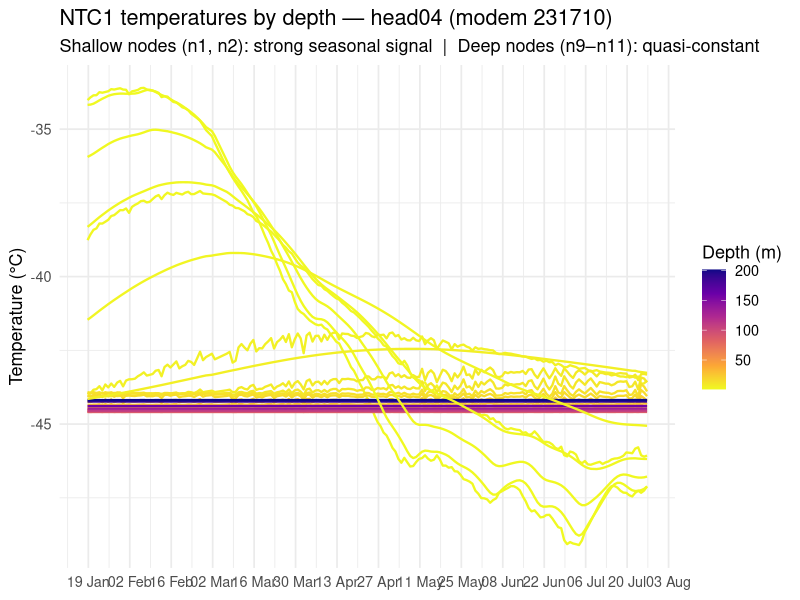
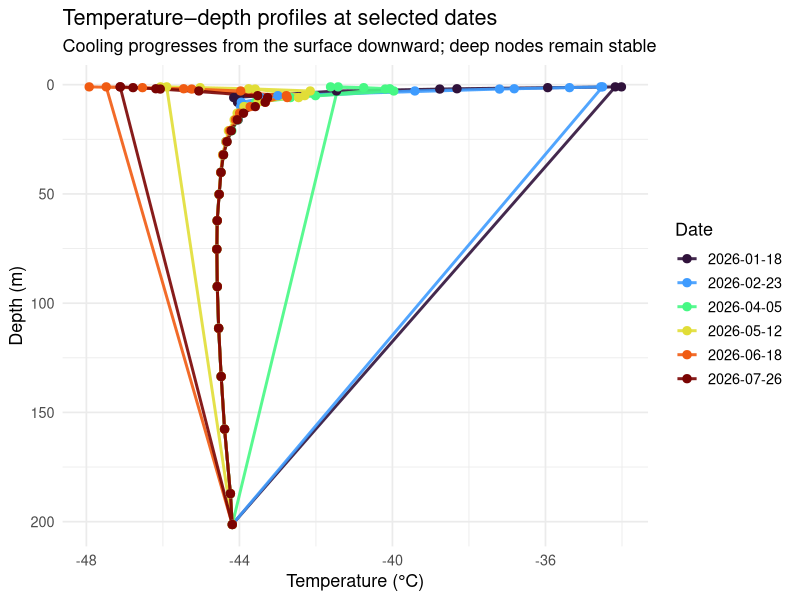
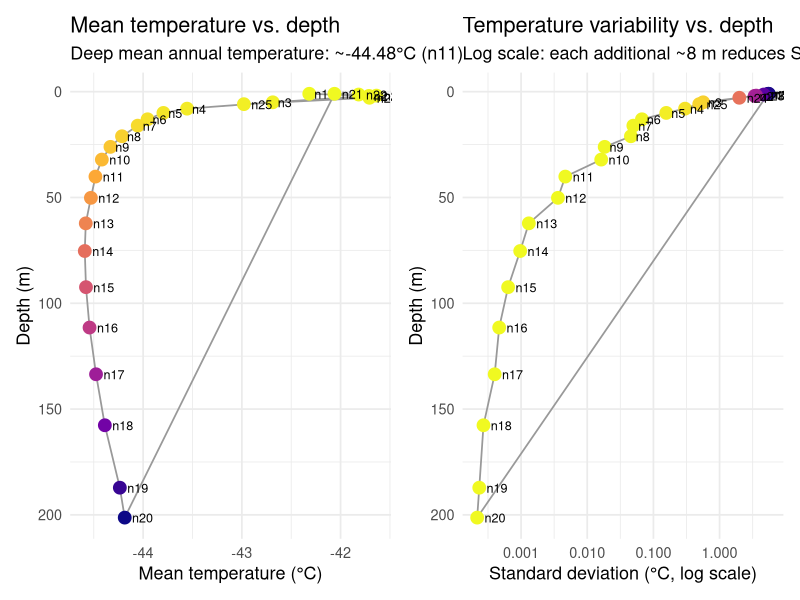
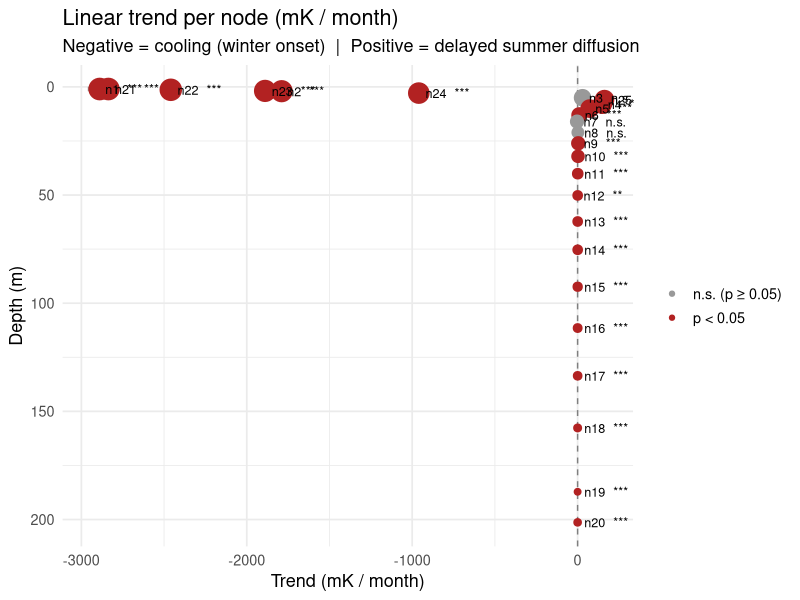
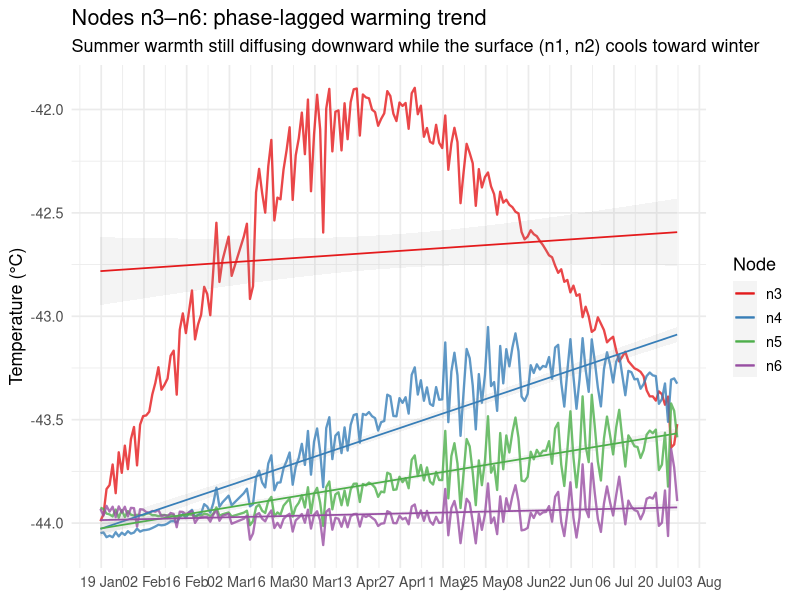
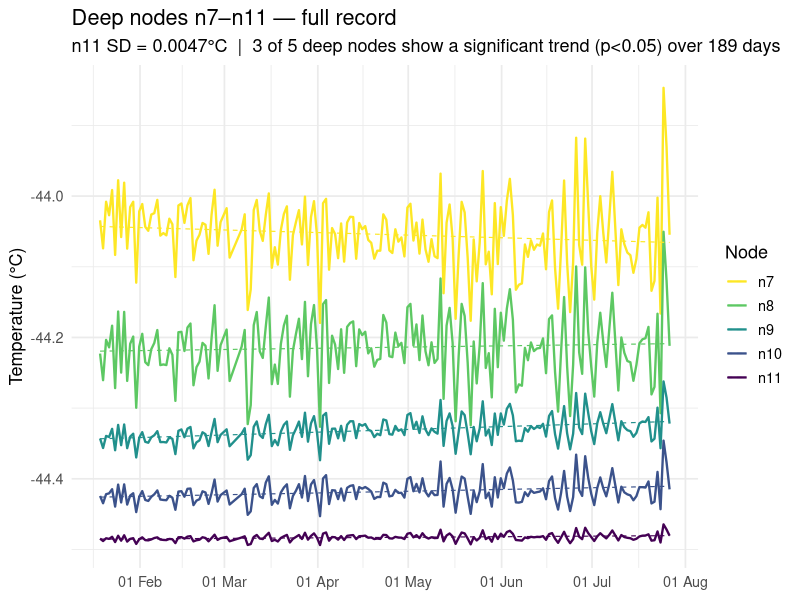
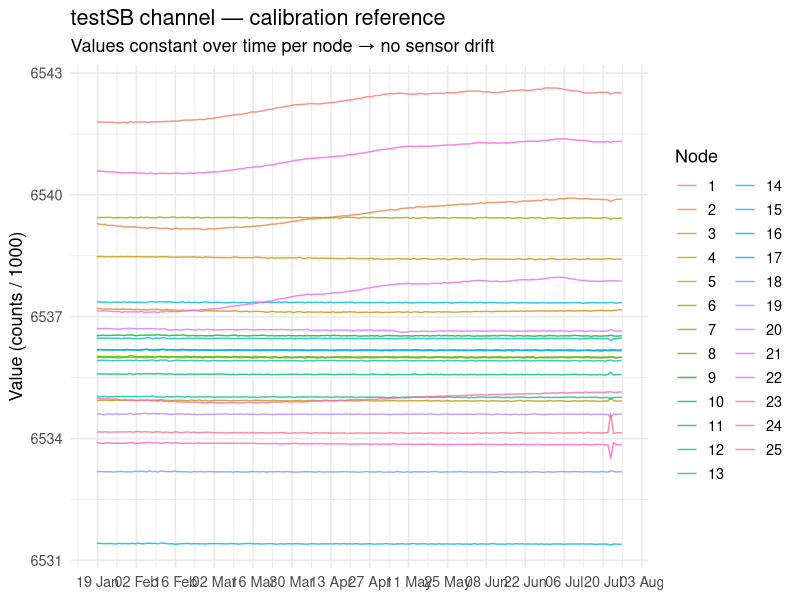

Reproduce these figures in R, in order.
## ---- chunk 1
library(readr)
library(dplyr)
library(tidyr)
library(ggplot2)
library(lubridate)
library(patchwork)

d <- read_csv("./data/decoded_head04_231710_combined.csv", show_col_types = FALSE) |>
  mutate(
    time_utc = as_datetime(time_utc),
    t_days   = as.numeric(difftime(time_utc, min(time_utc), units = "days"))
  )
## ---- chunk 2
# Real installation depths + node order from the 2023 lab calibration
# (data/head04_calibration.csv, built by build_head04_calibration.R).
# n1–n20 = borehole 1–201 m; n21–n25 = shallow 10 m-chain 1–6 m. The node order
# (kept from the deployment Excel sheet) is confirmed by the SD-vs-depth check:
# per-node SD falls monotonically with depth (Spearman ≈ −0.99).
node_depths <- read_csv("./data/head04_calibration.csv", show_col_types = FALSE) |>
  distinct(node, depth = depth_m) |> arrange(node)
knitr::kable(node_depths, col.names = c("Node", "Depth (m)"),
             caption = "Sensor depths (2023 deployment).")
## ---- chunk 3
ntc_long <- d |>
  select(time_utc, matches("^n[0-9]+\\.ntc1_temp_C$")) |>
  pivot_longer(-time_utc, names_to = "sensor", values_to = "temp_C") |>
  mutate(node = as.integer(sub("n(\\d+)\\..*", "\\1", sensor))) |>
  left_join(node_depths, by = "node")

ggplot(ntc_long, aes(time_utc, temp_C, colour = depth, group = node)) +
  geom_line(linewidth = 0.8) +
  scale_colour_viridis_c(option = "plasma", direction = -1, name = "Depth (m)") +
  scale_x_datetime(date_breaks = "2 weeks", date_labels = "%d %b") +
  labs(
    title    = "NTC1 temperatures by depth — head04 (modem 231710)",
    subtitle = "Shallow nodes (n1, n2): strong seasonal signal  |  Deep nodes (n9–n11): quasi-constant",
    x = NULL, y = "Temperature (°C)"
  ) +
  theme_minimal(base_size = 13)
## ---- chunk 4
profile_dates <- d |>
  pull(time_utc) |> as.Date() |> unique() |>
  (\(x) x[seq(1, length(x), length.out = 6)])() |>
  as.character()

profiles <- ntc_long |>
  mutate(date = as.character(as.Date(time_utc))) |>
  filter(date %in% profile_dates)

ggplot(profiles, aes(temp_C, depth, colour = date, group = date)) +
  geom_path(linewidth = 1, alpha = 0.9) +
  geom_point(size = 2.5) +
  scale_y_reverse(name = "Depth (m)") +
  scale_colour_viridis_d(option = "turbo", name = "Date") +
  labs(
    title    = "Temperature–depth profiles at selected dates",
    subtitle = "Cooling progresses from the surface downward; deep nodes remain stable",
    x = "Temperature (°C)"
  ) +
  theme_minimal(base_size = 13)
## ---- chunk 5
node_stats <- ntc_long |>
  group_by(node, depth) |>
  summarise(
    mean_T  = mean(temp_C, na.rm = TRUE),
    sd_T    = sd(temp_C,   na.rm = TRUE),
    range_T = max(temp_C, na.rm = TRUE) - min(temp_C, na.rm = TRUE),
    .groups = "drop"
  )

p_sd <- ggplot(node_stats, aes(sd_T, depth)) +
  geom_path(colour = "grey60", linewidth = 0.6) +
  geom_point(aes(colour = sd_T), size = 4) +
  geom_text(aes(label = paste0("n", node)), hjust = -0.35, size = 3.2) +
  scale_colour_viridis_c(option = "plasma", direction = -1, guide = "none") +
  scale_y_reverse(name = "Depth (m)") +
  scale_x_log10() +
  labs(title = "Temperature variability vs. depth",
       subtitle = "Log scale: each additional ~8 m reduces SD by ~50%",
       x = "Standard deviation (°C, log scale)") +
  theme_minimal(base_size = 13)

p_mean <- ggplot(node_stats, aes(mean_T, depth)) +
  geom_path(colour = "grey60", linewidth = 0.6) +
  geom_point(aes(colour = depth), size = 4, show.legend = FALSE) +
  scale_colour_viridis_c(option = "plasma", direction = -1) +
  geom_text(aes(label = paste0("n", node)), hjust = -0.35, size = 3.2) +
  scale_y_reverse(name = "Depth (m)") +
  labs(title = "Mean temperature vs. depth",
       subtitle = sprintf("Deep mean annual temperature: ~%.2f°C (n11)",
                          node_stats$mean_T[node_stats$node == 11]),
       x = "Mean temperature (°C)") +
  theme_minimal(base_size = 13)

p_mean | p_sd
## ---- chunk 6
node_stats |>
  mutate(across(where(is.numeric), \(x) round(x, 3))) |>
  knitr::kable(
    col.names = c("Node", "Depth (m)", "Mean T (°C)", "SD (°C)", "Range (°C)"),
    caption   = "Temperature statistics per node"
  )
## ---- chunk 7
ntc_cols <- grep("^n[0-9]+\\.ntc1_temp_C$", names(d), value = TRUE)

trends <- lapply(ntc_cols, function(col) {
  node <- as.integer(sub("n(\\d+)\\..*", "\\1", col))
  dat  <- data.frame(t = d$t_days, y = d[[col]]) |> na.omit()
  m    <- lm(y ~ t, data = dat)
  s    <- summary(m)
  tibble(node            = node,
         slope_mK_month  = coef(m)[2] * 30 * 1000,
         se_mK_month     = s$coefficients[2, 2] * 30 * 1000,
         pval            = s$coefficients[2, 4],
         mean_T          = mean(dat$y),
         sd_T            = sd(dat$y))
}) |>
  bind_rows() |>
  left_join(node_depths, by = "node") |>
  mutate(sig = pval < 0.05,
         sig_label = case_when(pval < 0.001 ~ "***",
                               pval < 0.01  ~ "**",
                               pval < 0.05  ~ "*",
                               TRUE         ~ "n.s."))

ggplot(trends, aes(slope_mK_month, depth)) +
  geom_vline(xintercept = 0, colour = "grey50", linetype = "dashed") +
  geom_errorbarh(aes(xmin = slope_mK_month - se_mK_month,
                     xmax = slope_mK_month + se_mK_month),
                 height = 2, colour = "grey60") +
  geom_point(aes(colour = sig, size = log10(abs(slope_mK_month) + 1))) +
  geom_text(aes(label = paste0("n", node, "  ", sig_label)),
            hjust = -0.15, size = 3.2) +
  scale_y_reverse(name = "Depth (m)") +
  scale_colour_manual(values = c("FALSE" = "grey60", "TRUE" = "firebrick"),
                      labels = c("n.s. (p ≥ 0.05)", "p < 0.05"), name = NULL) +
  scale_size_continuous(range = c(2, 7), guide = "none") +
  labs(
    title    = "Linear trend per node (mK / month)",
    subtitle = "Negative = cooling (winter onset)  |  Positive = delayed summer diffusion",
    x        = "Trend (mK / month)"
  ) +
  theme_minimal(base_size = 13)
## ---- chunk 8
trends |>
  mutate(across(c(slope_mK_month, se_mK_month, mean_T, sd_T), \(x) round(x, 2)),
         pval = formatC(pval, digits = 3, format = "g")) |>
  select(node, depth, mean_T, sd_T, slope_mK_month, se_mK_month, pval, sig_label) |>
  knitr::kable(
    col.names = c("Node", "Depth (m)", "Mean T", "SD", "Trend (mK/mon)", "SE", "p-value", ""),
    caption   = "Linear trend results. Positive trend in n4–n6 reflects phase-lagged downward diffusion of summer warmth."
  )
## ---- chunk 9
mid_cols <- grep("^n[3456]\\.ntc1_temp_C$", names(d), value = TRUE)
d_mid <- d |>
  select(time_utc, all_of(mid_cols)) |>
  pivot_longer(-time_utc, names_to = "sensor", values_to = "temp_C") |>
  mutate(node = as.integer(sub("n(\\d+)\\..*", "\\1", sensor))) |>
  left_join(node_depths, by = "node")

ggplot(d_mid, aes(time_utc, temp_C, colour = factor(node), group = node)) +
  geom_line(linewidth = 0.8, alpha = 0.8) +
  geom_smooth(method = "lm", se = TRUE, alpha = 0.1, linewidth = 0.6) +
  scale_colour_brewer(palette = "Set1", name = "Node",
                      labels = paste0("n", 3:6)) +
  scale_x_datetime(date_breaks = "2 weeks", date_labels = "%d %b") +
  labs(
    title    = "Nodes n3–n6: phase-lagged warming trend",
    subtitle = "Summer warmth still diffusing downward while the surface (n1, n2) cools toward winter",
    x = NULL, y = "Temperature (°C)"
  ) +
  theme_minimal(base_size = 13)
## ---- chunk 10
deep_nodes <- 7:11
deep_cols  <- sprintf("n%d.ntc1_temp_C", deep_nodes)

# Per-node linear fit over the WHOLE record (mK/month + significance).
deep_trends <- lapply(deep_nodes, function(n) {
  dat <- na.omit(data.frame(t = d$t_days, y = d[[sprintf("n%d.ntc1_temp_C", n)]]))
  s   <- summary(lm(y ~ t, dat))
  tibble(node = n, slope_mK_month = s$coefficients[2, 1] * 30 * 1000,
         se = s$coefficients[2, 2] * 30 * 1000, pval = s$coefficients[2, 4],
         sd_T = sd(dat$y))
}) |> bind_rows()
n_sig <- sum(deep_trends$pval < 0.05)

d_deep <- d |>
  select(time_utc, all_of(deep_cols)) |>
  pivot_longer(-time_utc, names_to = "sensor", values_to = "temp_C") |>
  mutate(node = as.integer(sub("n(\\d+)\\..*", "\\1", sensor))) |>
  left_join(node_depths, by = "node")

ggplot(d_deep, aes(time_utc, temp_C, colour = factor(node), group = node)) +
  geom_line(linewidth = 0.8) +
  geom_smooth(method = "lm", se = FALSE, linetype = "dashed",
              linewidth = 0.4, alpha = 0.6) +
  scale_colour_viridis_d(option = "viridis", direction = -1,
                          name = "Node", labels = paste0("n", deep_nodes)) +
  scale_x_datetime(date_breaks = "1 month", date_labels = "%d %b") +
  labs(
    title    = "Deep nodes n7–n11 — full record",
    subtitle = sprintf("n11 SD = %.4f°C  |  %d of 5 deep nodes show a significant trend (p<0.05) over %d days",
                       deep_trends$sd_T[deep_trends$node == 11], n_sig, round(max(d$t_days))),
    x = NULL, y = "Temperature (°C)"
  ) +
  theme_minimal(base_size = 13)
## ---- chunk 11
deep_trends |>
  mutate(across(c(slope_mK_month, se, sd_T), \(x) round(x, 3)),
         pval = formatC(pval, digits = 2, format = "g"),
         sig  = ifelse(pval < 0.05, "yes", "—")) |>
  knitr::kable(col.names = c("Node", "Trend (mK/mon)", "SE", "p-value", "SD (°C)", "p<0.05"),
    caption = "Deep-node linear trend over the full record.")
## ---- chunk 12
sb_long <- d |>
  select(time_utc, matches("testSB")) |>
  pivot_longer(-time_utc, names_to = "sensor", values_to = "value") |>
  mutate(node = as.integer(sub("n(\\d+)\\..*", "\\1", sensor)))

ggplot(sb_long, aes(time_utc, value, colour = factor(node), group = node)) +
  geom_line(linewidth = 0.5, alpha = 0.8) +
  scale_x_datetime(date_breaks = "2 weeks", date_labels = "%d %b") +
  labs(
    title    = "testSB channel — calibration reference",
    subtitle = "Values constant over time per node → no sensor drift",
    x = NULL, y = "Value (counts / 1000)", colour = "Node"
  ) +
  theme_minimal(base_size = 13)
